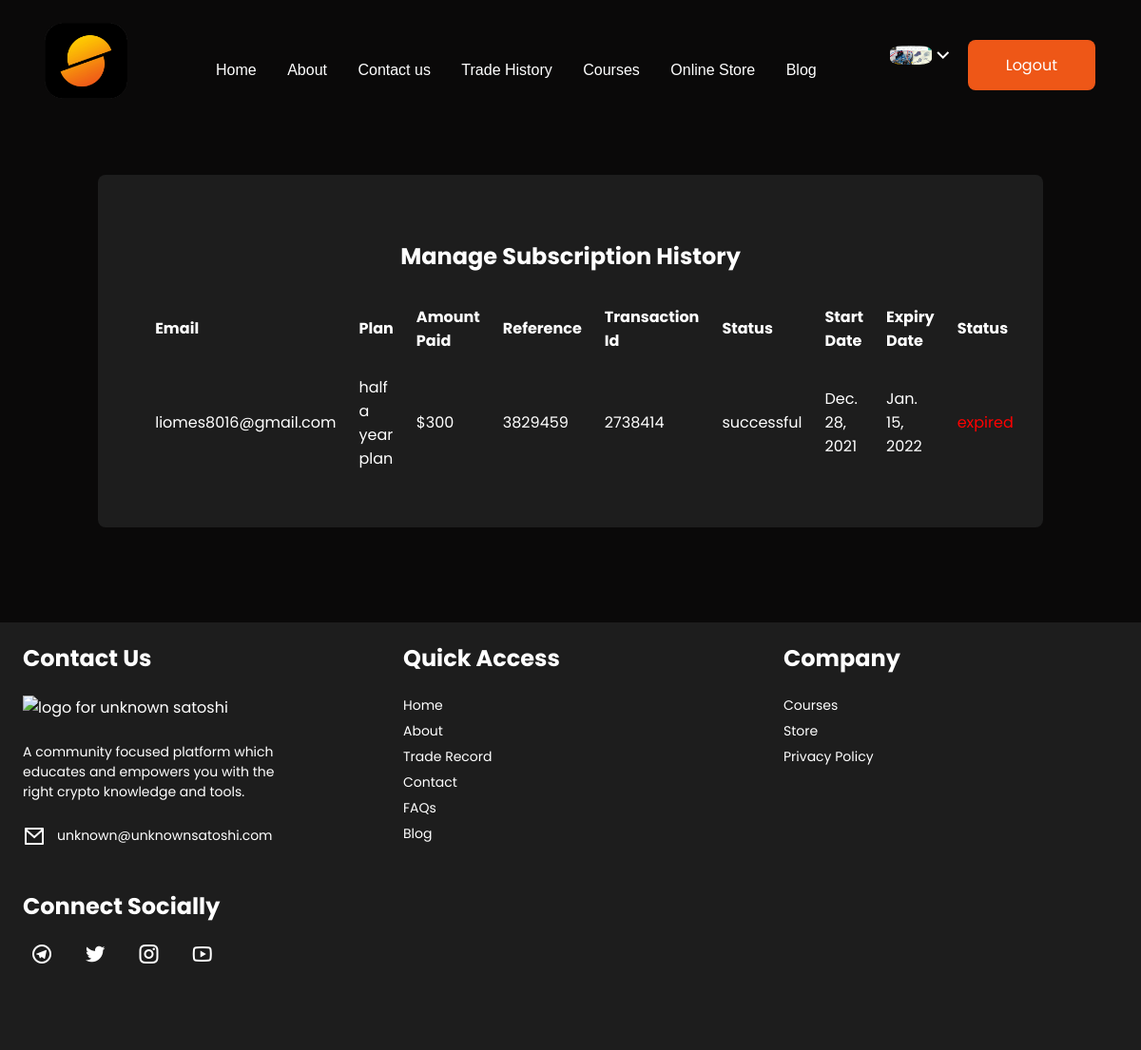
Before: /subscription/history/ (signed in) with the older database file.
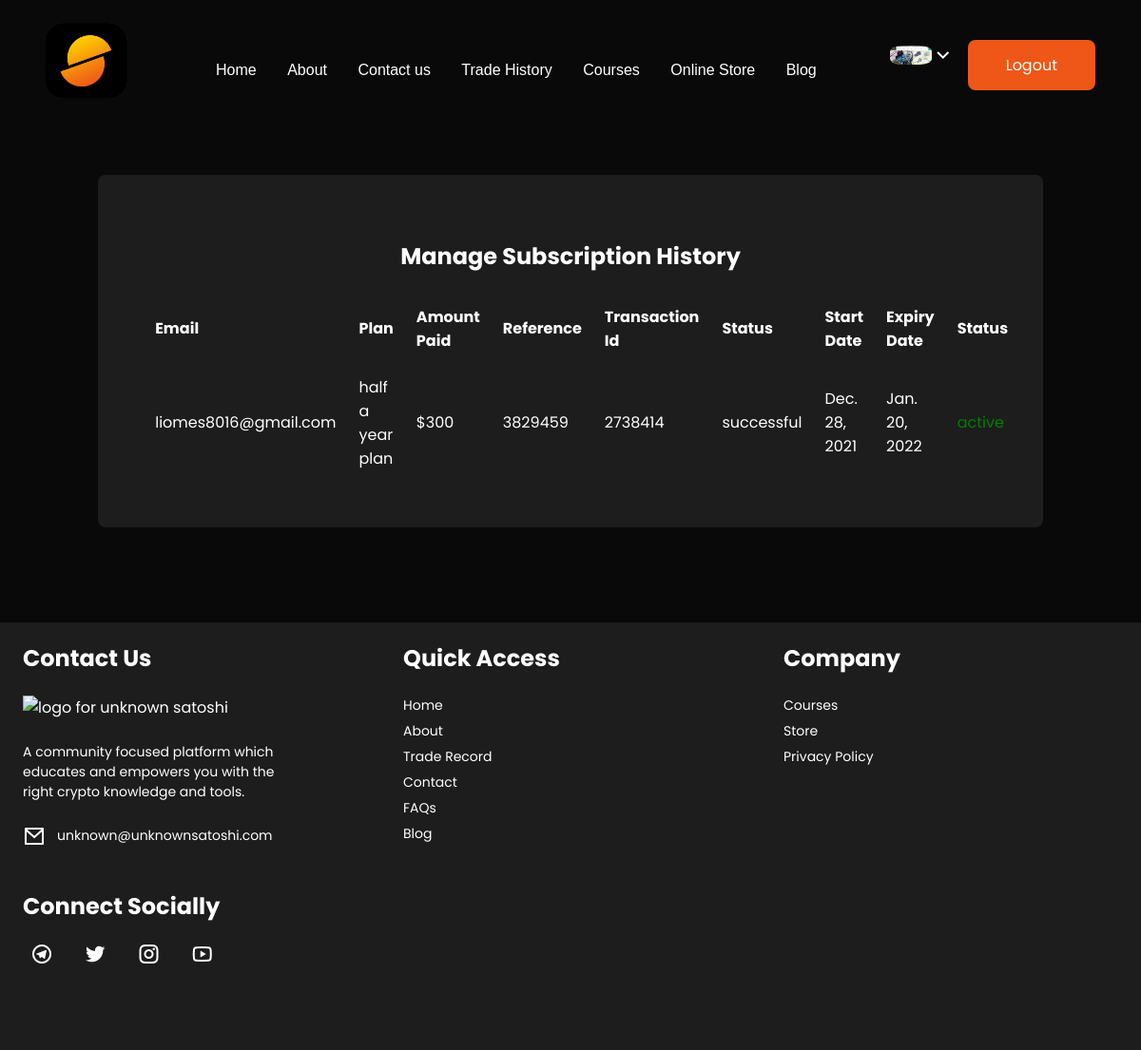
After: the same page with the newer database file.
### cms/models.py (models this page shows, shortened)
class SubscriptionHistory(models.Model):
    id = models.UUIDField(default=uuid.uuid4, unique=True, primary_key=True, editable=False)
    user = models.ForeignKey(User, on_delete=models.CASCADE)
    email = models.EmailField(max_length=200, unique=False, blank=False)
    full_name = models.CharField(max_length=200, blank=False)
    phone_no = models.CharField(max_length=11, unique=False, blank=False)
    plan = models.ForeignKey(Plan, on_delete=models.CASCADE, default='monthly plan')
    amount_paid = models.IntegerField(default=0)
    reference = models.CharField(max_length=200, unique=True, blank=False)
    transaction_id = models.CharField(max_length=200)
    status = models.CharField(max_length=200)
    start_date = models.DateField(default=today)
    expiry_date = models.DateField(default=None)
    active = models.BooleanField(default=False)

class Plan(models.Model):
    title = models.CharField(max_length=100)
    slug = models.SlugField(unique=True)
    desc = models.TextField()
    price = models.IntegerField(default=0)
    discount_price = models.IntegerField(default=0)
    discount= models.IntegerField(default=0)
    created_on = models.DateTimeField(auto_now_add=True)
    class Meta:
        ordering = ("created_on",)
    def __str__(self):
        return self.title

### userprolog/views.py (the view)
# urls.py: path('subscription/history/', user_subscription_list, name="user-sub-list"),
@login_required(login_url='user-login')
def user_subscription_list(request):
    user = request.user
    subscription = SubscriptionHistory.objects.filter(user=user)
    template_name = "userprolog/sub-plan.html"
    context = {"subscription":subscription,"user":user}
    return render(request, template_name, context)

### userprolog/templates/userprolog/sub-plan.html
{% extends 'base.html' %}
{% load static %}
{% block content %}
	<div class="page-wrapper margin-extra">
        <section class="panel-section">
            <div class="panel-content">
              <div class="page-wrapper admin-wrapper">
                <div class="content-container" style="margin-bottom: 100px;">
                  <section class="trade-table">
                      <table>
                        {% if subscription %}
                        <section class="alt-nav" id="sub-nav">
                          <h4>Manage Subscription History</h4>
                        </section>
                        <thead>
                          <tr>
                            <th scope="col">Email</th>
                            <th scope="col">Plan</th>
                            <th scope="col">Amount Paid</th>
                            <th scope="col">Reference</th>
                            <th scope="col">Transaction Id</th>
                            <th scope="col">Status</th>
                            <th scope="col">Start Date</th>
                            <th scope="col">Expiry Date</th>
                            <th scope="col">Status</th>
                          </tr>
                        </thead>
                          {% for sub in subscription %}
                            <tbody>
                                <tr>
                                  <td data-label="Email">{{ user.email }}</td>
                                  <td data-label="Plan">{{ sub.plan }}</td>
                                  <td data-label="Amount Paid">${{sub.plan.price}}</td>
                                  <td data-label="Reference">{{sub.reference}}</td>
                                  <td data-label="Transaction Id">{{sub.transaction_id}}</td>
                                  <td data-label="Status">{{sub.status}}</td>
                                  <td data-label="Status">{{sub.start_date}}</td>
                                  <td data-label="Status">{{sub.expiry_date}}</td>
                                  {% if sub.active == True %}
                                    <td data-label="Active" style="color: green;">active</td>
                                  {% else %}
                                    <td data-label="Active" style="color: red;">expired</td>
                                  {% endif %}
                                </tr>
                            </tbody>
                          {% endfor %}
                      {% else %}
                        <div>
                          <p style="text-align: center;"> you have not subscribed to any plan yet.</p>
                        </div>
                        {% endif %}
                      </table>
                  </section>
                </div>
              </div>
            </div>
        </section>
	</div>
{% endblock content %}

Changed rows visible on the page:
changed SubscriptionHistory "successful": expiry_date "Jan. 15, 2022" → "Jan. 20, 2022"; active "expired" → "active"
